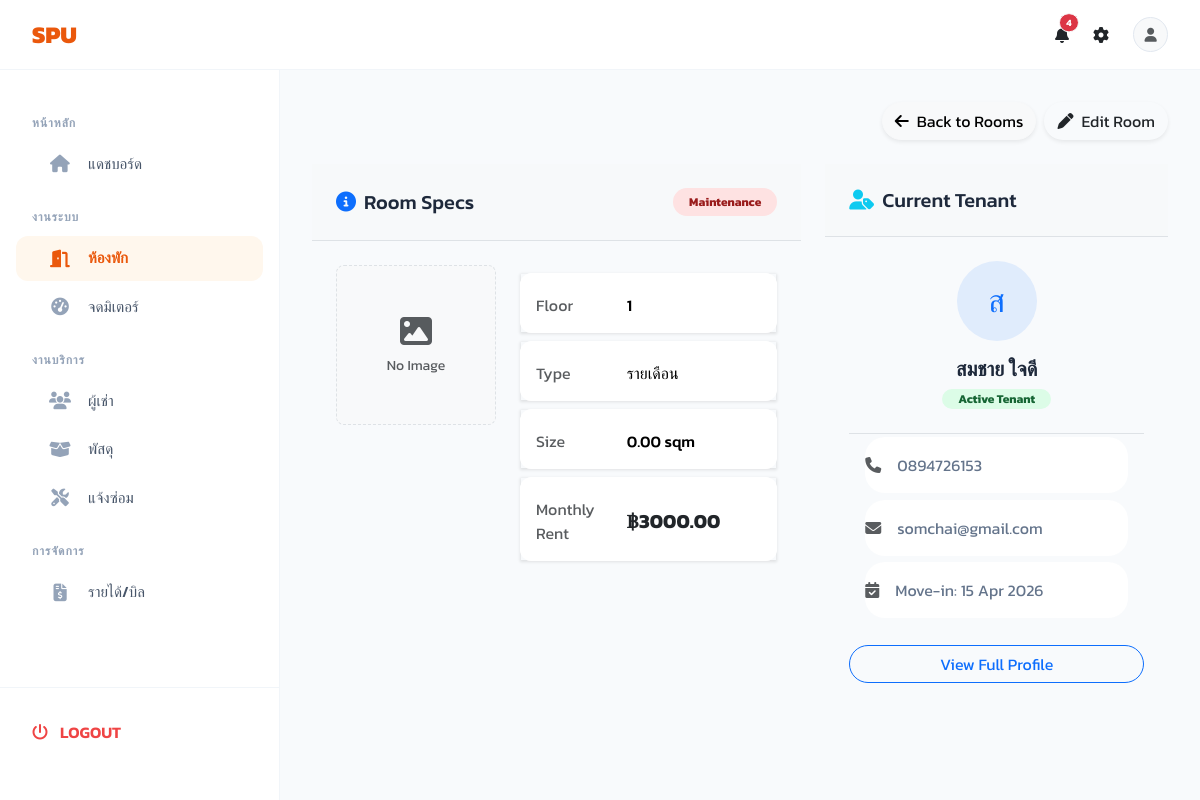
Screenshot of /rooms/2/ (signed in) with the database file from the repository.
### apps/rooms/models.py (models this page shows, shortened)
class Room(models.Model):
    ROOM_TYPES = [
        ('รายเดือน', 'รายเดือน'),
        ('รายวัน', 'รายวัน'),
    ]
    STATUS_CHOICES = [
        ('ว่าง', 'ว่าง'),
        ('ไม่ว่าง', 'ไม่ว่าง'),
        ('ซ่อมบำรุง', 'ซ่อมบำรุง'),
    ]
    room_number = models.CharField(max_length=20, unique=True)
    floor = models.PositiveIntegerField()
    room_type = models.CharField(max_length=20, choices=ROOM_TYPES, default='รายเดือน')
    size_sqm = models.DecimalField(max_digits=6, decimal_places=2, default=0.00)
    monthly_rent = models.DecimalField(max_digits=10, decimal_places=2, default=0.00)
    elec_rate = models.DecimalField(max_digits=5, decimal_places=2, default=7.00)
    water_rate = models.DecimalField(max_digits=5, decimal_places=2, default=18.00)
    status = models.CharField(max_length=20, choices=STATUS_CHOICES, default='ว่าง')
    description = models.TextField(blank=True)
    image = models.ImageField(upload_to='rooms/', blank=True, null=True)
    created_at = models.DateTimeField(auto_now_add=True)
    class Meta:
        ordering = ['floor', 'room_number']

### apps/tenants/models.py (models this page shows, shortened)
class Tenant(models.Model):
    first_name = models.CharField(max_length=100)
    last_name = models.CharField(max_length=100)
    email = models.EmailField(unique=True)
    phone = models.CharField(max_length=20)
    id_card = models.CharField(max_length=50, blank=True)
    emergency_contact = models.CharField(max_length=100, blank=True)
    emergency_phone = models.CharField(max_length=20, blank=True)
    room = models.OneToOneField(
        Room,
        on_delete=models.SET_NULL,
        null=True,
        blank=True,
        related_name='current_tenant'
    )
    move_in_date = models.DateField(null=True, blank=True)
    move_out_date = models.DateField(null=True, blank=True)
    is_active = models.BooleanField(default=True)
    notes = models.TextField(blank=True)
    created_at = models.DateTimeField(auto_now_add=True)
    user = models.OneToOneField(User, on_delete=models.CASCADE, null=True, blank=True)
    class Meta:
        ordering = ['last_name', 'first_name']
    @property
    def full_name(self):
        return f"{self.first_name} {self.last_name}"

### apps/rooms/views.py (the view)
# urls.py: path('<int:pk>/', views.room_detail, name='detail'),
@login_required
def room_detail(request, pk):
    room = get_object_or_404(Room, pk=pk)
    return render(request, 'rooms/room_detail.html', {'room': room})

### apps/parcels/context_processors.py (called while the page is built)
def parcel_context(request):
    if request.user.is_authenticated:
        try:
            role = request.user.profile.role if hasattr(request.user, 'profile') else 'Admin'
            if role == 'Tenant':
                count = Parcel.objects.filter(
                    room__current_tenant__email=request.user.email,
                    status='pending'
                ).count()
            else:
                count = Parcel.objects.filter(status='pending').count()
        except Exception:
            count = 0
        return {'pending_parcels_count': count}
    return {'pending_parcels_count': 0}

### apps/rooms/templates/rooms/room_detail.html (shortened to what this page needs)
{% extends 'base.html' %}
{% block content %}
<div class="d-flex justify-content-end mb-4 gap-2">
    <a href="{% url 'rooms:list' %}" class="btn btn-light shadow-sm"><i class="fa-solid fa-arrow-left me-2"></i>Back to Rooms</a>
    <a href="{% url 'rooms:edit' room.pk %}" class="btn btn-primary-saas btn-saas shadow-sm"><i class="fa-solid fa-pen me-2"></i>Edit Room</a>
</div>
<div class="row g-4">
    <div class="col-lg-7">
        <div class="saas-card h-100 overflow-hidden">
            <div class="p-4 border-bottom bg-light bg-opacity-50 d-flex justify-content-between align-items-center">
                <h5 class="card-title mb-0 border-0"><i class="fa-solid fa-circle-info text-primary me-2"></i>Room Specs</h5>
                {% if room.status == 'available' %}
                    <span class="badge badge-soft-success rounded-pill px-3 py-2">Available</span>
                {% elif room.status == 'occupied' %}
                    <span class="badge badge-soft-primary rounded-pill px-3 py-2" style="background-color: #cce5ff; font-weight: 500;">Occupied</span>
                {% else %}
                    <span class="badge badge-soft-danger rounded-pill px-3 py-2">Maintenance</span>
                {% endif %}
            </div>
            <div class="p-4">
                <div class="d-flex flex-column flex-md-row gap-4 align-items-start">
                    <div class="flex-shrink-0">
                        {% if room.image %}
                            <img src="{{ room.image.url }}" alt="Room {{ room.room_number }}" class="rounded-3 shadow-sm object-fit-cover border" style="width: 160px; height: 160px;">
                        {% else %}
                            <div class="d-flex align-items-center justify-content-center bg-light text-muted rounded-3 border" style="width: 160px; height: 160px; border-style: dashed !important;">
                                <div class="text-center">
                                    <i class="fa-solid fa-image fa-2x mb-2"></i>
                                    <div class="small">No Image</div>
                                </div>
                            </div>
                        {% endif %}
                    </div>
                    <div class="flex-grow-1 w-100">
                        <table class="table table-borderless table-sm mb-0">
                            <tbody>
                                <tr>
                                    <td class="text-muted w-25 pb-3">Floor</td>
                                    <td class="fw-medium pb-3">{{ room.floor }}</td>
                                </tr>
                                <tr>
                                    <td class="text-muted pb-3">Type</td>
                                    <td class="fw-medium pb-3">{{ room.get_room_type_display }}</td>
                                </tr>
                                <tr>
                                    <td class="text-muted pb-3">Size</td>
                                    <td class="fw-medium pb-3">{{ room.size_sqm }} sqm</td>
                                </tr>
                                <tr>
                                    <td class="text-muted pb-3">Monthly Rent</td>
                                    <td class="fw-bold text-dark fs-5 pb-3">฿{{ room.monthly_rent }}</td>
                                </tr>
                            </tbody>
                        </table>
                    </div>
                </div>
            </div>
        </div>
    </div>
    <div class="col-lg-5">
        <div class="saas-card h-100">
            <div class="p-4 border-bottom bg-light bg-opacity-50">
                <h5 class="card-title mb-0 border-0"><i class="fa-solid fa-user-tag text-info me-2"></i>Current Tenant</h5>
            </div>
            <div class="p-4">
                {% if room.current_tenant %}
                    <div class="text-center mb-4">
                        <div class="d-inline-flex align-items-center justify-content-center bg-primary bg-opacity-10 text-primary rounded-circle mb-3" style="width: 80px; height: 80px; font-size: 2rem;">
                            {{ room.current_tenant.first_name|make_list|first|upper }}
                        </div>
                        <h5 class="fw-bold mb-1">{{ room.current_tenant.full_name }}</h5>
                        <div class="badge badge-soft-success rounded-pill px-3 py-1">Active Tenant</div>
                    </div>
                    <ul class="list-group list-group-flush mb-4 border-top">
                        <li class="list-group-item px-0 py-3 d-flex align-items-center gap-3">
                            <i class="fa-solid fa-phone text-muted w-20px text-center"></i>
                            <span>{{ room.current_tenant.phone }}</span>
                        </li>
                        <li class="list-group-item px-0 py-3 d-flex align-items-center gap-3">
                            <i class="fa-solid fa-envelope text-muted w-20px text-center"></i>
                            <span>{{ room.current_tenant.email }}</span>
                        </li>
                        <li class="list-group-item px-0 py-3 d-flex align-items-center gap-3">
                            <i class="fa-solid fa-calendar-check text-muted w-20px text-center"></i>
                            <span>Move-in: {{ room.current_tenant.move_in_date|date:"d M Y" }}</span>
                        </li>
                    </ul>
                    <div class="d-grid">
                        <a href="{% url 'tenants:detail' room.current_tenant.pk %}" class="btn btn-outline-primary btn-saas">
                            View Full Profile
                        </a>
                    </div>
                {% endif %}
            </div>
        </div>
    </div>
</div>
{% endblock %}

### static/css/style.css (style rules this page uses)
:root { --brand-primary: #ea580c; --brand-primary-hover: #c2410c; --brand-navy: #1e293b; --brand-blue: #3b82f6; --brand-green: #10b981; --brand-red: #ef4444; --brand-orange: #f97316; --sidebar-bg: #FFFFFF; --sidebar-hover: #f8fafc; --bg-body: #f1f5f9; --card-bg: #FFFFFF; --white: #ffffff; --text-dark: #1e293b; --text-muted: #64748b; --border-color: #e2e8f0; --rounded-lg: 20px; --card-shadow: 0 4px 6px -1px rgba(0, 0, 0, 0.05), 0 2px 4px -2px rgba(0, 0, 0, 0.05); --card-shadow-hover: 0 10px 15px -3px rgba(0, 0, 0, 0.1), 0 4px 6px -4px rgba(0, 0, 0, 0.1); }
body { background-color: var(--bg-body); font-family: 'Kanit', sans-serif !important; color: var(--text-dark); overflow-x: hidden; }
.sys-card, .card, .btn, .list-group-item, .form-control, .badge { border-radius: var(--rounded-lg) !important; }
.list-group-item { padding: 0.8rem 1.5rem; margin: 0.2rem 1rem; border: none !important; color: var(--text-muted) !important; transition: all 0.2s ease; }
.table { border-collapse: separate; border-spacing: 0 0.5rem; }
.table tbody tr { background: white; box-shadow: 0 1px 3px rgba(0,0,0,0.1); }
.table tbody td { border: none; padding: 1.25rem 1rem; vertical-align: middle; }
.table tbody tr td:first-child { border-top-left-radius: 12px; border-bottom-left-radius: 12px; }
.table tbody tr td:last-child { border-top-right-radius: 12px; border-bottom-right-radius: 12px; }
.badge-soft-success { background-color: #dcfce7; color: #166534; }
.badge-soft-danger { background-color: #fee2e2; color: #991b1b; }

### templates/base.html (style rules this page uses)
body { background-color: #f8fafc; font-family: 'Kanit', sans-serif !important; }

### rows the page displays
Room: floor "1", room_type "รายเดือน", size_sqm "0.00", monthly_rent "3000.00", current_tenant.first_name|make_list "ส", current_tenant.full_name "สมชาย ใจดี", current_tenant.phone "0894726153", current_tenant.email "somchai@gmail.com", current_tenant.move_in_date "15 Apr 2026"

### other values shown
{{ pending_parcels_count }} "4"
